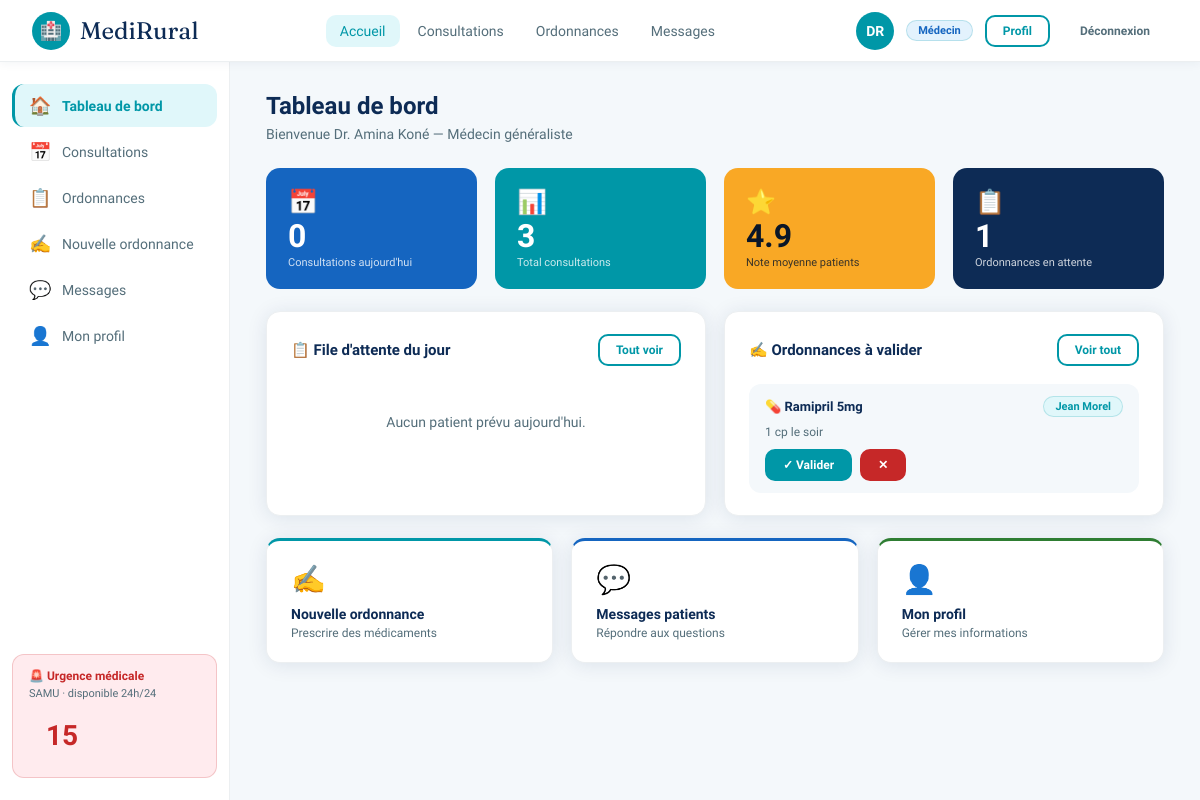
The app's page /dashboard (signed in) with its own data.
### tables this page shows
CREATE TABLE doctors (
            id          INTEGER PRIMARY KEY AUTOINCREMENT,
            user_id     INTEGER NOT NULL UNIQUE,
            specialite  TEXT NOT NULL,
            note        REAL DEFAULT 4.8,
            nb_consults INTEGER DEFAULT 0,
            dispo       TEXT DEFAULT 'Disponible',
            tarif       INTEGER DEFAULT 25,
            FOREIGN KEY (user_id) REFERENCES users(id)
        );

CREATE TABLE ordonnances (
            id          INTEGER PRIMARY KEY AUTOINCREMENT,
            patient_id  INTEGER NOT NULL,
            doctor_id   INTEGER NOT NULL,
            medicament  TEXT NOT NULL,
            posologie   TEXT,
            duree       TEXT,
            status      TEXT DEFAULT 'en_attente',
            created_at  TEXT DEFAULT (datetime('now')),
            FOREIGN KEY (patient_id) REFERENCES users(id),
            FOREIGN KEY (doctor_id)  REFERENCES users(id)
        );

CREATE TABLE users (
            id          INTEGER PRIMARY KEY AUTOINCREMENT,
            email       TEXT UNIQUE NOT NULL,
            password    TEXT NOT NULL,
            name        TEXT NOT NULL,
            role        TEXT NOT NULL DEFAULT 'patient',
            age         INTEGER,
            city        TEXT,
            phone       TEXT,
            specialite  TEXT,
            bio         TEXT,
            avatar_color TEXT DEFAULT '#0097A7',
            created_at  TEXT DEFAULT (datetime('now'))
        );

### app.py (the view)
@app.route("/dashboard")
@login_required
def dashboard():
    uid  = session["user_id"]
    role = session["role"]
    if role == "patient":
        user   = query("SELECT * FROM users WHERE id=?", (uid,), one=True)
        consults = query("""
            SELECT c.*, u.name as doc_name, d.specialite
            FROM consultations c
            JOIN doctors d ON c.doctor_id=d.id
            JOIN users u ON d.user_id=u.id
            WHERE c.patient_id=? ORDER BY c.date_rdv DESC LIMIT 5
        """, (uid,))
        ordos = query("""
            SELECT o.*, u.name as doc_name FROM ordonnances o
            JOIN users u ON o.doctor_id=u.id
            WHERE o.patient_id=? ORDER BY o.created_at DESC LIMIT 3
        """, (uid,))
        constante = query("SELECT * FROM constantes WHERE patient_id=? ORDER BY recorded_at DESC LIMIT 1", (uid,), one=True)
        prochain  = query("""
            SELECT c.*, u.name as doc_name FROM consultations c
            JOIN doctors d ON c.doctor_id=d.id
            JOIN users u ON d.user_id=u.id
            WHERE c.patient_id=? AND c.status='planifiee' ORDER BY c.date_rdv ASC LIMIT 1
        """, (uid,), one=True)
        return render_template("dashboard_patient.html",
            user=user, consults=consults, ordos=ordos,
            constante=constante, prochain=prochain)
    else:
        doc = query("SELECT * FROM doctors WHERE user_id=?", (uid,), one=True)
        if not doc:
            flash("Profil médecin introuvable", "error")
            return redirect(url_for("logout"))
        patients_today = query("""
            SELECT c.*, u.name as patient_name, u.age as patient_age
            FROM consultations c JOIN users u ON c.patient_id=u.id
            WHERE c.doctor_id=? AND date(c.date_rdv)=date('now')
            ORDER BY c.date_rdv ASC
        """, (doc["id"],))
        ordos_pending = query("""
            SELECT o.*, u.name as patient_name FROM ordonnances o
            JOIN users u ON o.patient_id=u.id
            WHERE o.doctor_id=? AND o.status='en_attente'
        """, (uid,))
        stats = {
            "total": query("SELECT COUNT(*) as n FROM consultations WHERE doctor_id=?", (doc["id"],), one=True)["n"],
            "today": len(patients_today),
            "note":  doc["note"],
            "ordos": len(ordos_pending)
        }
        return render_template("dashboard_medecin.html",
            doc=doc, patients_today=patients_today,
            ordos_pending=ordos_pending, stats=stats)

### app.py (called while the page is built)
def get_db():
    if "db" not in g:
        g.db = sqlite3.connect(DB_PATH)
        g.db.row_factory = sqlite3.Row
        g.db.execute("PRAGMA journal_mode=WAL")
        g.db.execute("PRAGMA foreign_keys=ON")
    return g.db

def query(sql, args=(), one=False):
    cur = get_db().execute(sql, args)
    rv  = cur.fetchall()
    return (rv[0] if rv else None) if one else rv

def login_required(f):
    @wraps(f)
    def decorated(*args, **kwargs):
        if "user_id" not in session:
            return redirect(url_for("login"))
        return f(*args, **kwargs)
    return decorated

### templates/dashboard_medecin.html (shortened to what this page needs)
{% extends "base.html" %}
{% block content %}
<p class="page-title">Tableau de bord</p>
<p class="page-sub">Bienvenue {{ session.name }} — {{ doc.specialite }}</p>
<div class="card-grid card-grid-4" style="margin-bottom:22px">
  <div class="stat-box stat-blue"><span style="font-size:24px">📅</span><div class="num">{{ stats.today }}</div><div class="lbl">Consultations aujourd'hui</div></div>
  <div class="stat-box stat-teal"><span style="font-size:24px">📊</span><div class="num">{{ stats.total }}</div><div class="lbl">Total consultations</div></div>
  <div class="stat-box stat-gold"><span style="font-size:24px">⭐</span><div class="num">{{ doc.note }}</div><div class="lbl">Note moyenne patients</div></div>
  <div class="stat-box stat-navy"><span style="font-size:24px">📋</span><div class="num">{{ stats.ordos }}</div><div class="lbl">Ordonnances en attente</div></div>
</div>
<div class="card-grid card-grid-2" style="margin-bottom:22px">
  <div class="card">
    <div style="display:flex;justify-content:space-between;align-items:center;margin-bottom:18px">
      <h3 style="font-size:15px;font-weight:800;color:var(--navy)">📋 File d'attente du jour</h3>
      <a href="{{ url_for('consultations') }}" class="btn btn-outline btn-sm">Tout voir</a>
    </div>
    {% if patients_today %}
    <div style="display:flex;flex-direction:column;gap:10px">
      {% for p in patients_today %}
      <div style="display:flex;align-items:center;gap:14px;background:var(--off);border-radius:12px;padding:12px 16px">
        <div class="avatar" style="background:var(--blue);width:42px;height:42px;font-size:14px">{{ p.patient_name[:2].upper() }}</div>
        <div style="flex:1">
          <p style="font-weight:700;color:var(--navy);font-size:14px">{{ p.patient_name }}</p>
          <p style="color:var(--grey);font-size:12px">{{ p.patient_age }} ans · {{ p.motif }}</p>
        </div>
        <span style="color:var(--teal);font-weight:700;font-size:13px">{{ p.date_rdv[-5:] if p.date_rdv else '—' }}</span>
        <a href="{{ url_for('teleconsult', consult_id=p.id) }}" class="btn btn-primary btn-sm">▶ Démarrer</a>
      </div>
      {% endfor %}
    </div>
    {% else %}
    <p style="color:var(--grey);text-align:center;padding:30px;font-size:14px">Aucun patient prévu aujourd'hui.</p>
    {% endif %}
  </div>
  <div class="card">
    <div style="display:flex;justify-content:space-between;align-items:center;margin-bottom:18px">
      <h3 style="font-size:15px;font-weight:800;color:var(--navy)">✍️ Ordonnances à valider</h3>
      <a href="{{ url_for('ordonnances') }}" class="btn btn-outline btn-sm">Voir tout</a>
    </div>
    {% if ordos_pending %}
    <div style="display:flex;flex-direction:column;gap:10px">
      {% for o in ordos_pending %}
      <div style="background:var(--off);border-radius:12px;padding:12px 16px">
        <div style="display:flex;align-items:center;justify-content:space-between;margin-bottom:8px">
          <p style="font-weight:700;color:var(--navy);font-size:13px">💊 {{ o.medicament }}</p>
          <span class="badge">{{ o.patient_name }}</span>
        </div>
        <p style="color:var(--grey);font-size:12px;margin-bottom:10px">{{ o.posologie }}</p>
        <div style="display:flex;gap:8px">
          <button onclick="updateOrdo({{ o.id }},'livre')" class="btn btn-primary btn-sm">✓ Valider</button>
          <button onclick="updateOrdo({{ o.id }},'annule')" class="btn btn-sm btn-red">✕</button>
        </div>
      </div>
      {% endfor %}
    </div>
    {% else %}
    <p style="color:var(--grey);text-align:center;padding:30px;font-size:14px">Aucune ordonnance en attente.</p>
    {% endif %}
  </div>
</div>
<div class="card-grid card-grid-3">
  <a href="{{ url_for('new_ordonnance') }}" class="card" style="border-top:3px solid var(--teal);display:block;cursor:pointer">
    <div style="font-size:28px;margin-bottom:10px">✍️</div>
    <p style="font-weight:800;color:var(--navy);font-size:14px">Nouvelle ordonnance</p>
    <p style="color:var(--grey);font-size:12px;margin-top:4px">Prescrire des médicaments</p>
  </a>
  <a href="{{ url_for('messages') }}" class="card" style="border-top:3px solid var(--blue);display:block;cursor:pointer">
    <div style="font-size:28px;margin-bottom:10px">💬</div>
    <p style="font-weight:800;color:var(--navy);font-size:14px">Messages patients</p>
    <p style="color:var(--grey);font-size:12px;margin-top:4px">Répondre aux questions</p>
  </a>
  <a href="{{ url_for('profile') }}" class="card" style="border-top:3px solid var(--green);display:block;cursor:pointer">
    <div style="font-size:28px;margin-bottom:10px">👤</div>
    <p style="font-weight:800;color:var(--navy);font-size:14px">Mon profil</p>
    <p style="color:var(--grey);font-size:12px;margin-top:4px">Gérer mes informations</p>
  </a>
</div>
{% endblock %}

### templates/base.html (style rules this page uses)
:root { --navy:#0D2B55;--blue:#1565C0;--teal:#0097A7;--teal-lt:#E0F7FA; --green:#2E7D32;--green-lt:#E8F5E9;--gold:#F9A825;--red:#C62828; --red-lt:#FFEBEE;--white:#fff;--off:#F4F8FB;--lgrey:#ECEFF1; --grey:#546E7A;--dark:#0A1628;--radius:14px; --shadow:0 2px 20px rgba(13,43,85,.10); --font:'Sora',sans-serif; }
* { box-sizing:border-box;margin:0;padding:0; }
body { font-family:var(--font);background:var(--off);color:var(--navy);min-height:100vh;display:flex;flex-direction:column; }
a { color:inherit;text-decoration:none; }
.badge { background:var(--teal-lt);color:var(--teal);border-radius:20px;padding:3px 11px;font-size:11px;font-weight:600;border:1px solid rgba(0,151,167,.2); }
.page-title { font-size:24px;font-weight:800;color:var(--navy);margin-bottom:6px; }
.page-sub { color:var(--grey);font-size:14px;margin-bottom:26px; }
.card { background:var(--white);border-radius:var(--radius);box-shadow:var(--shadow);border:1px solid var(--lgrey);padding:22px 24px; }
.card-grid { display:grid;gap:18px; }
.card-grid-2 { grid-template-columns:1fr 1fr; }
.card-grid-3 { grid-template-columns:repeat(3,1fr); }
.card-grid-4 { grid-template-columns:repeat(4,1fr); }
.btn { display:inline-flex;align-items:center;gap:7px;padding:10px 22px;border-radius:10px;font-family:var(--font);font-weight:700;font-size:14px;cursor:pointer;transition:.15s;border:2px solid transparent; }
.btn-primary { background:var(--teal);color:#fff;border-color:var(--teal); }
.btn-outline { background:transparent;color:var(--teal);border-color:var(--teal); }
.btn-red { background:var(--red);color:#fff;border-color:var(--red); }
.btn-sm { padding:7px 16px;font-size:12px; }
.stat-box { border-radius:var(--radius);padding:20px 22px;display:flex;flex-direction:column;gap:4px; }
.stat-box .num { font-size:32px;font-weight:800;line-height:1; }
.stat-box .lbl { font-size:11px;font-weight:500;opacity:.8; }
.stat-blue { background:var(--blue);color:#fff; }
.stat-teal { background:var(--teal);color:#fff; }
.stat-navy { background:var(--navy);color:#fff; }
.stat-gold { background:var(--gold);color:var(--dark); }
.main>* { animation:fadeUp .35s ease; }

### records on screen
doctors: specialite "Médecin généraliste", note "4.9"
ordonnances: medicament "Ramipril 5mg", patient_name "Jean Morel", posologie "1 cp le soir"

### other values on screen
{{ session.name[:2].upper() }} "DR"
{{ 'Médecin' if session.role=='doctor' else 'Patient' }} "Médecin"
{{ session.name }} "Dr. Amina Koné"
{{ stats.today }} "0"
{{ stats.total }} "3"
{{ stats.ordos }} "1"
